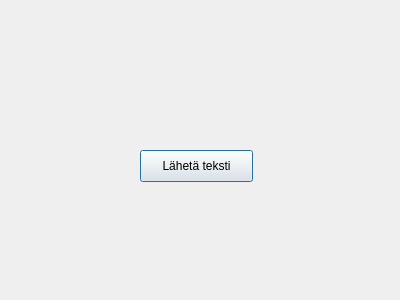
<?xml version="1.0" encoding="UTF-8"?>
<ui version="4.0">
 <class>Dialog</class>
 <widget class="QDialog" name="Dialog">
  <property name="geometry">
   <rect>
    <x>0</x>
    <y>0</y>
    <width>400</width>
    <height>300</height>
   </rect>
  </property>
  <property name="windowTitle">
   <string>Dialog</string>
  </property>
  <widget class="QPushButton" name="pushButton">
   <property name="geometry">
    <rect>
     <x>140</x>
     <y>150</y>
     <width>113</width>
     <height>32</height>
    </rect>
   </property>
   <property name="text">
    <string>Lähetä teksti</string>
   </property>
  </widget>
 </widget>
 <resources/>
 <connections/>
</ui>
